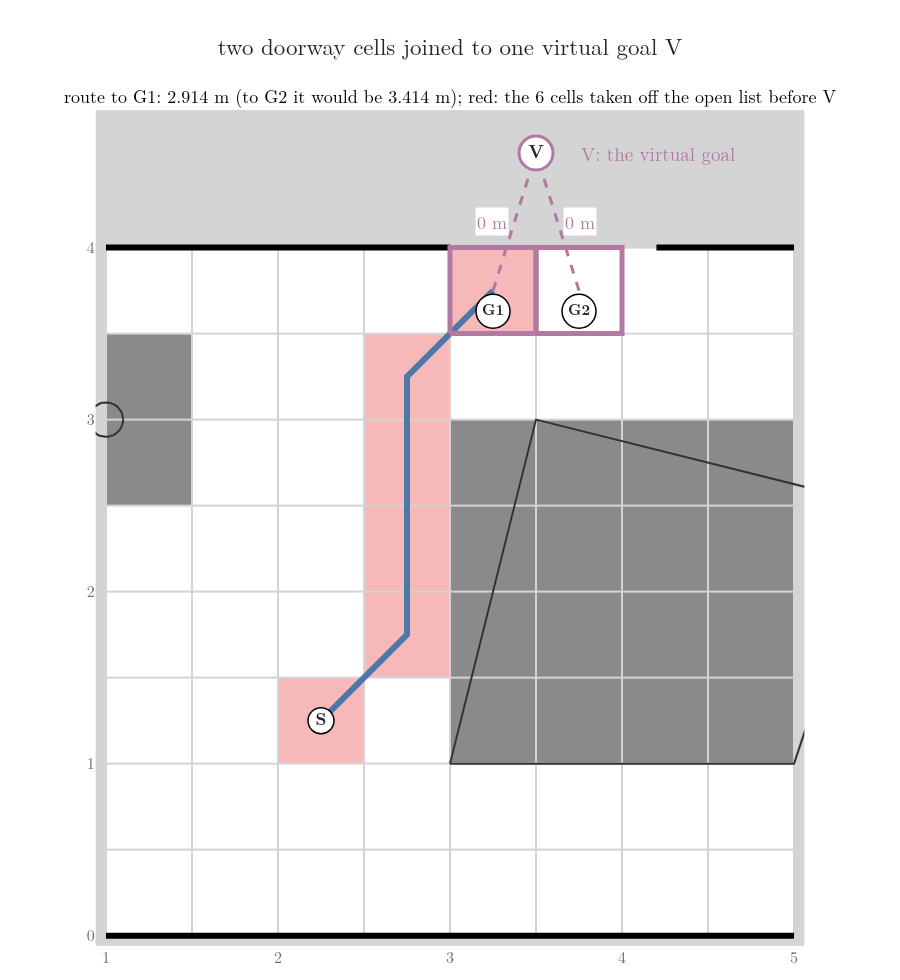

Write Python code to recreate this figure.
"""Two goals, one search: the doorway covers two whole cells, x 3.0-3.5 m (G1) and x 3.5-4.0 m (G2, the goal cell
of the other figures). Each gets an edge of 0 m to one extra vertex V, the virtual goal, drawn outside the door; A*
searches for V with h = the smaller octile distance to G1 or G2. It takes 6 cells, then V, off the open list and returns the
route through G1, 2.914 m, 0.5 m shorter than the route to G2. Run -> multigoal.png"""
from pathlib import Path

import plotly.graph_objects as go
from drawkit import axes, centre, layout, outline, room, route, title_at
from gifkit import GREEN, GREY, PURPLE
from searchkit import GOAL, START, dist_from, multi_goal

here = Path(__file__).parent
G1, G2 = (6, 7), GOAL
M = multi_goal({G1, G2})
assert round(M["cost"], 3) == 2.914 and M["path"][-2] == G1 and len(M["order"]) == 7
d = dist_from(START)
assert round(d[G1], 3) == 2.914 and round(d[G2], 3) == 3.414
XR, YR = (2, 10), (0, 8)
st = {c: "closed" for c in M["order"] if c != "V"}
fig = go.Figure()
room(fig, None, st, xr=XR, yr=YR, labels=False)
route(fig, M["path"][:-1])
V = (3.5, 4.55)
for c in (G1, G2):
    outline(fig, c, colour=PURPLE, width=5)
    x, y = centre(c)
    fig.add_trace(go.Scatter(x=[x, V[0]], y=[y, V[1]], mode="lines", line=dict(color=PURPLE, width=3, dash="dash")))
    fig.add_annotation(x=(x + V[0]) / 2 + (0.13 if c == G2 else -0.13), y=(y + V[1]) / 2, text="0 m",
                       showarrow=False, font=dict(size=18, color=PURPLE), bgcolor="white")
fig.add_trace(go.Scatter(x=[V[0]], y=[V[1]], mode="markers+text", text=["<b>V</b>"], textfont=dict(size=18),
                         marker=dict(size=34, color="white", line=dict(color=PURPLE, width=3))))
for c, t in ((G1, "G1"), (G2, "G2")):
    x, y = centre(c)
    fig.add_trace(go.Scatter(x=[x], y=[y - 0.12], mode="markers+text", text=[f"<b>{t}</b>"], textfont=dict(size=15),
                             marker=dict(size=34, color="white", line=dict(color="black", width=1.5))))
x, y = centre(START)
fig.add_trace(go.Scatter(x=[x], y=[y], mode="markers+text", text=["<b>S</b>"], textfont=dict(size=17),
                         marker=dict(size=26, color="white", line=dict(color="black", width=1.5))))
fig.add_annotation(x=V[0] + 0.25, y=V[1], text="V: the virtual goal", showarrow=False, xanchor="left",
                   font=dict(size=19, color=PURPLE))
axes(fig, None, XR, YR)
fig.update_yaxes(range=[-0.06, 4.8])
title_at(fig, "route to G1: 2.914 m (to G2 it would be 3.414 m); red: the 6 cells taken off the open list before V",
         1.0, size=18)
layout(fig, "two doorway cells joined to one virtual goal V", width=900, height=980,
       margin=dict(l=30, r=30, t=110, b=30))
fig.write_image(here / "multigoal.png")
